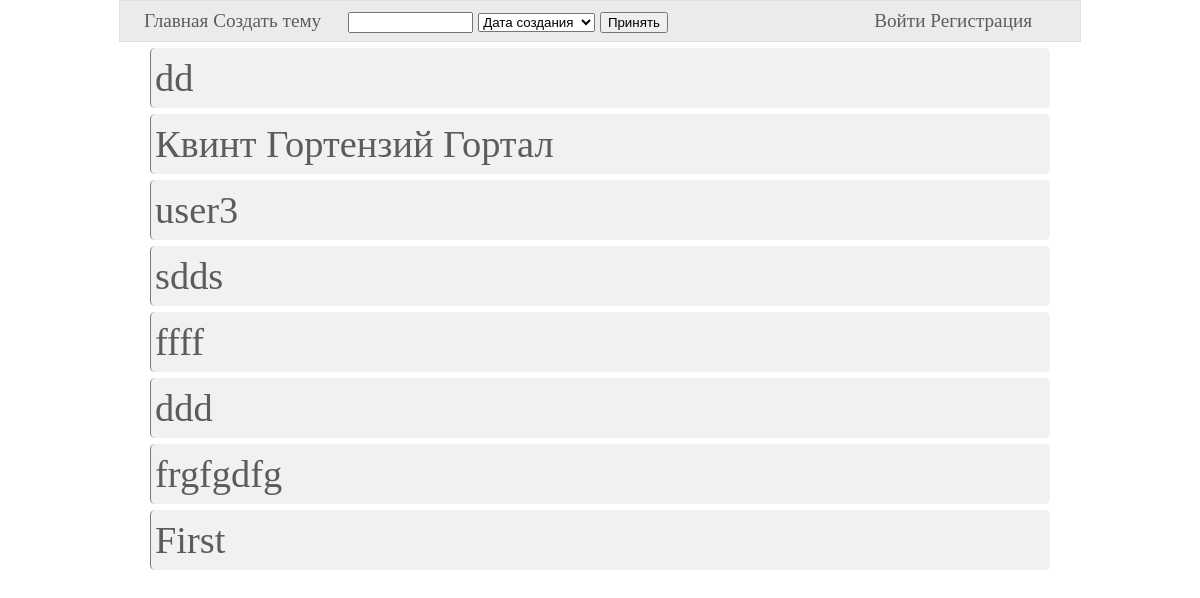
The page / on the database its author committed.
### core/models.py (models this page shows)
class Topic(models.Model):
    title = models.CharField(max_length=40)
    description = models.TextField()
    author = models.ForeignKey(settings.AUTH_USER_MODEL, on_delete=PROTECT)
    pub_date = models.DateTimeField(auto_now_add=True)
    update_date = models.DateTimeField(auto_now=True)
    comments = GenericRelation(Comment, related_query_name="comments", content_type_field="model_type")

### core/views.py (the view)
# urls.py: url(r"^$", views.IndexView.as_view(), name="index"),
class IndexView(ListView):
    model = Topic
    template_name = "core/index.html"
    def dispatch(self, request, *args, **kwargs):
        self.form = IndexPageForm(request.GET)
        self.form.is_valid()
        return super(IndexView, self).dispatch(request,*args,**kwargs)
    def get_queryset(self):
        sort_field = self.form.cleaned_data.get("sort_field","-pub_date")
        search_field = self.form.cleaned_data.get("search_field",None)
        if sort_field == "":
            sort_field = "-pub_date"
        if search_field == "":
            search_field = None
        if search_field is not None:
            self.queryset = Topic.objects.order_by(sort_field).filter(title__icontains=search_field)
        else:
            self.queryset = Topic.objects.order_by(sort_field)
        return self.queryset[0:40]
    def get_context_data(self, **kwargs):
        context = super(IndexView, self).get_context_data(**kwargs)
        context["form"] = self.form
        return context

### core/forms.py
class IndexPageForm(forms.Form):
    search_field = forms.CharField(required=False)
    sort_field = forms.ChoiceField(choices=(("-pub_date", "Дата создания"), ("-article_rating", "Рейтинг"), ("comments_count", "Количество комментариев")),required=False)

### core/templates/core/index.html (shortened to what this page needs)
{% extends "core/patterns/parents/main.html" %}
{% load static %}
{% block extra_head %}<link type="text/css" rel="stylesheet" href="{% static "core/index.css" %}">{% endblock %}
{% block header %}{% include "core/patterns/includes/header_with_field.html" %}{% endblock %}
{% block content %}
    {% for object in object_list %}
             <a href="{% url "core:detail" object.id %}" id="{{ object.id }}"><div class="topic"> {{ object.title }} </div></a>
    {% endfor %}
{% endblock %}

### core/static/core/main.css (style rules this page uses)
body { margin:0; font-size:1.20em ; color: #0e0e0e; }
a { color: #5c5c5c; text-decoration: none; }

### core/static/core/index.css (style rules this page uses)
.topic { margin-top: 6px; border-left: 1px solid #787878; background-color: #f1f1f1; border-radius: 5px; padding-top: 8px; padding-bottom: 8px; padding-left:4px; }
#id_sort_field { width:26%; }
#id_search_field { width:26%; margin-left: 5%; }
.content a { font-size: 2em; }

### rows shown on the page
Topic: title "dd"
Topic: title "Квинт Гортензий Гортал"
Topic: title "user3"
Topic: title "sdds"
Topic: title "ffff"
Topic: title "ddd"
Topic: title "frgfgdfg"
Topic: title "First"
